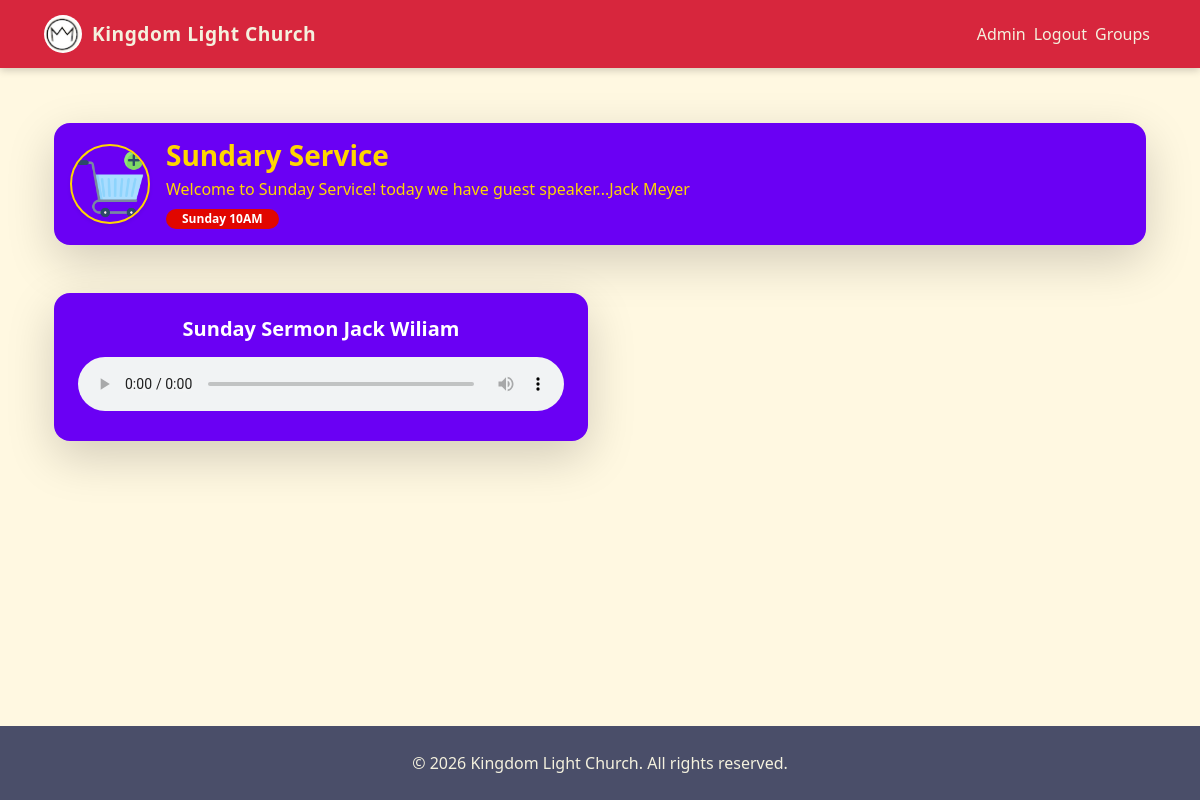
Page /content/ (signed in) on the earlier database version.
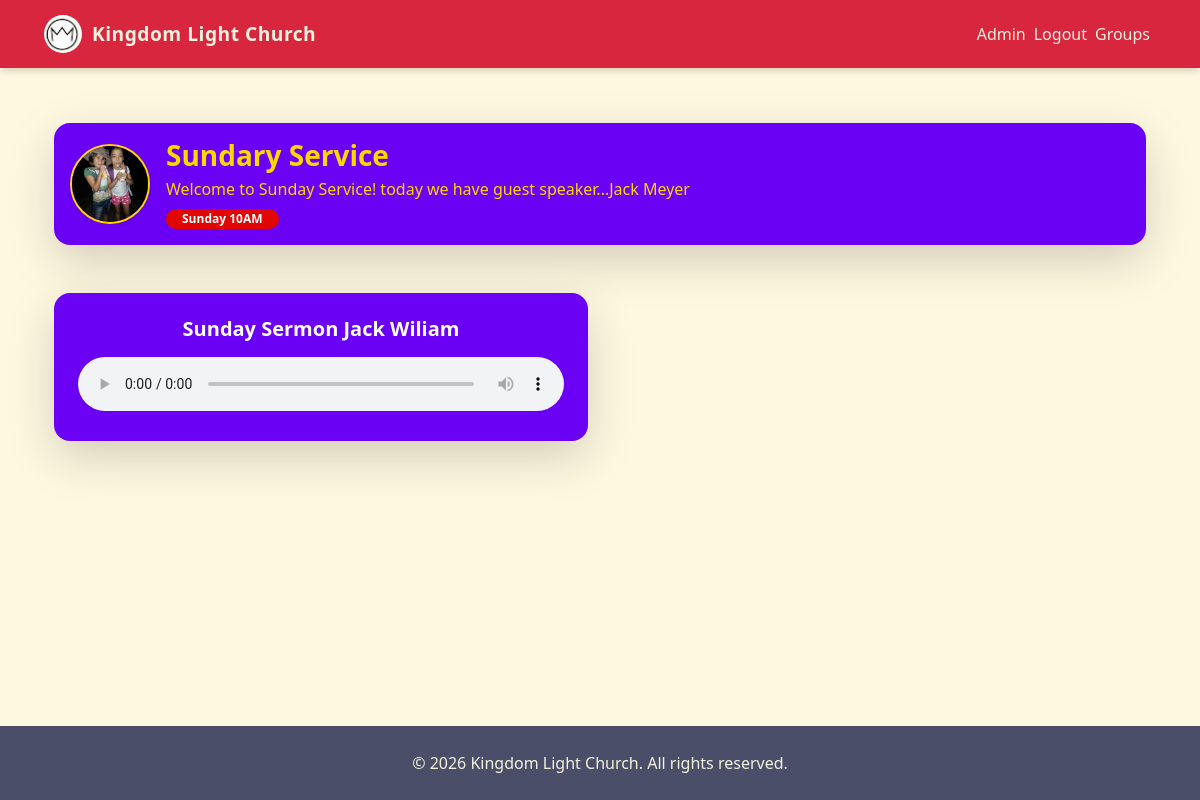
Same page on the later database version.
### content/models.py (models this page shows, shortened)
class Program(models.Model):
    title = models.CharField(max_length=200)
    description = models.TextField()
    image = models.ImageField(upload_to="programs/", blank=True, null=True)
    day = models.CharField(max_length=100, blank=True)
    time = models.CharField(max_length=100, blank=True)
    is_active = models.BooleanField(default=True)

### content/views.py (the view)
# urls.py: path("", home, name="home"),
def home(request):
    programs = Program.objects.filter(is_active=True)
    latest_update = Update.objects.filter(is_published=True).order_by("-created_at").first()
    media_items = Media.objects.filter(is_published=True)  # <-- use is_published, not is_active
    context = {
        "programs": programs,
        "latest_update": latest_update,
        "media_items": media_items,
    }
    return render(request, "home.html", context)

### content/context_processors.py (called while the page is built)
def global_updates(request):
    updates = Update.objects.filter(is_published=True).order_by("-created_at")
    return {"global_updates": updates}

### engagement/context_processors.py (called while the page is built)
def next_meeting(request):
    if not request.user.is_authenticated:
        return {}
    meeting = Meeting.objects.filter(
        group__members__user=request.user,
        group__members__is_active=True,
        start_time__gte=timezone.now()
    ).order_by("start_time").first()
    return {
        "next_group_meeting": meeting
    }

def user_groups(request):
    if request.user.is_authenticated:
        groups = GroupMember.objects.filter(
            user=request.user,
            is_active=True
        ).select_related("group")
        return {"user_groups": [gm.group for gm in groups]}
    return {}

def pending_invitations(request):
    if request.user.is_authenticated:
        invites = GroupInvitation.objects.filter(
            invited_user=request.user,
            accepted=False
        ).select_related("group")
        return {
            "pending_invites": invites,
            "pending_invites_count": invites.count()
        }
    return {}

### templates/home.html (shortened to what this page needs)
{% extends "base.html" %}
{% load static media_filters %}
{% block content %}
<div class="container mt-4">
{% if programs %}
<div class="mb-5">
    {% for program in programs %}
    <div class="card mb-4 border-0 shadow-lg rounded-4 overflow-hidden">
        <div class="d-flex align-items-center p-3" style="background-color: #6A00F4; color: #FFD600;">
            {% if program.image %}
            <img src="{{ program.image.url }}"
                 class="rounded-circle me-3 shadow-sm"
                 width="80"
                 height="80"
                 style="object-fit: cover; border: 2px solid #FFD600;">
            {% endif %}
            <div class="flex-grow-1">
                <h3 class="fw-bold mb-1">{{ program.title }}</h3>
                <p class="fs-6 mb-1">{{ program.description|truncatewords:25 }}</p>
                {% if program.day or program.time %}
                <span class="badge rounded-pill px-3 py-1" style="background-color:#E10600; color:#fff;">
                    {{ program.day }} {{ program.time }}
                </span>
                {% endif %}
            </div>
        </div>
    </div>
    {% endfor %}
</div>
{% endif %}
    {% if media_items %}
    <div class="mt-5">
        <div class="row g-4">
            {% for media in media_items %}
            <div class="col-md-6">
                <div class="card mb-4 border-0 shadow-lg rounded-4 overflow-hidden">
                    <div class="card-body text-center p-4"
                         style="background-color: {% if media.media_type|lower == 'video' %}#E10600{% else %}#6A00F4{% endif %}; color:#FFD600;">
                        <h5 class="fw-bold text-white mb-3">{{ media.title }}</h5>
                        {% if media.media_type|lower == "video" %}
                            {% if media.media_url %}
                                <a href="{{ media.media_url }}" target="_blank" class="text-decoration-none">
                                    <div style="position:relative; display:inline-block; width:100%;">
                                        <img src="{{ media.get_thumbnail_url }}"
                                             class="img-fluid rounded-4 shadow"
                                             style="width:100%; max-height:350px; object-fit:cover;">
                                        <div style="
                                            position:absolute;
                                            top:50%;
                                            left:50%;
                                            transform:translate(-50%, -50%);
                                            font-size:70px;
                                            color:white;
                                            opacity:0.9;">
                                            ▶
                                        </div>
                                    </div>
                                </a>
                                <p class="text-white small mt-3">
                                    Click to watch on YouTube
                                </p>
                            {% elif media.upload_file %}
                                <video controls style="width:100%; max-height:350px; border-radius:12px;">
                                    <source src="{{ media.upload_file.url }}" type="video/mp4">
                                    Your browser does not support the video tag.
                                </video>
                            {% else %}
                                <p class="text-white">No video available.</p>
                            {% endif %}
                        {% elif media.media_type|lower == "audio" %}
                            <audio controls style="width:100%;">
                            </audio>
                        {% else %}
                            <p class="text-white">Unsupported media type.</p>
                        {% endif %}
                    </div>
                </div>
            </div>
            {% endfor %}
        </div>
    </div>
    {% endif %}
</div>
{% endblock %}

Differences in the rows shown:
changed Program "Sundary Service": image: a different picture
